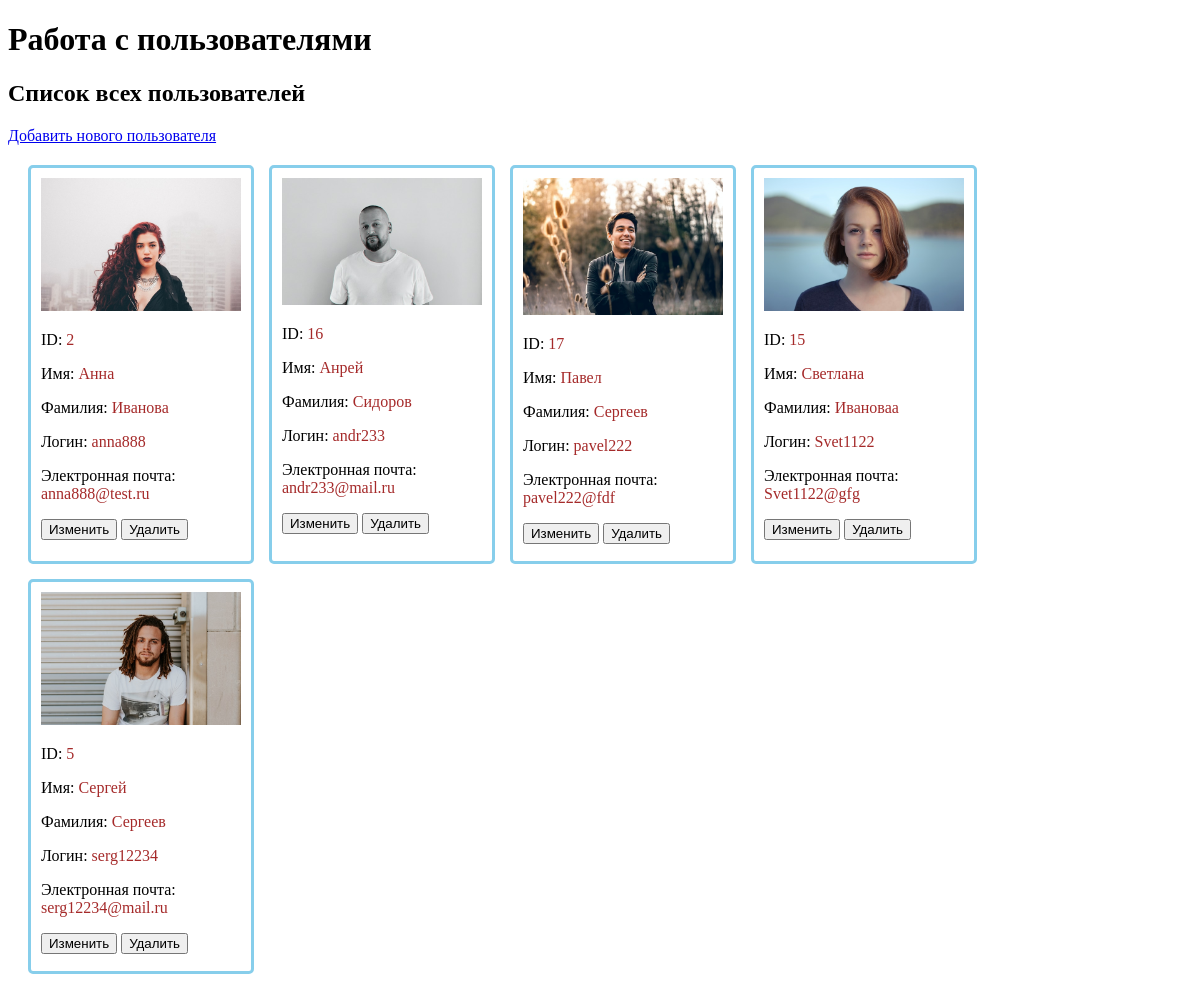
The page / on the database its author committed.
### tables this page shows
CREATE TABLE `users` (
  `id` int(11) NOT NULL,
  `first_name` varchar(255) NOT NULL,
  `last_name` varchar(255) NOT NULL,
  `login` varchar(255) NOT NULL,
  `email` varchar(255) NOT NULL,
  `password` varchar(255) NOT NULL,
  `avatar` text NOT NULL DEFAULT 'images/default.png',
  `gender` char(1) NOT NULL
);

### index.php (the view, shortened to what this page needs)
<?php
$pdo = DBConnect::getConnection();
?>
<!doctype html>
<html lang="en">
<head>
</head>
<body>
    <h1>Работа с пользователями</h1>
    <?php
		$query = "
		    CREATE TABLE IF NOT EXISTS users(
		        id INT NOT NULL AUTO_INCREMENT PRIMARY KEY,
		        first_name VARCHAR(255) NOT NULL,
		        last_name VARCHAR(255) NOT NULL,
		        login VARCHAR(255) NOT NULL,
		        email VARCHAR(255) NOT NULL,
		        password VARCHAR(255) NOT NULL
		    );
		";
		$pdo->exec($query);
		$query = "SELECT id, first_name, last_name, login, email, password, avatar
		            FROM users
		            ORDER BY first_name";
		$result = $pdo->query($query);
		echo "<h2>Список всех пользователей</h2>";
		echo "<a href='?add'>Добавить нового пользователя</a>";
		echo "<div class='container'>";
		while( $user = $result->fetch() ){
		    echo <<<_HTML_
                <div class="box">
                    <img src="$user[avatar]" alt="$user[first_name] $user[last_name]">
                    <p>ID: <span>$user[id]</span></p>
                    <p>Имя: <span>$user[first_name]</span></p>
                    <p>Фамилия: <span>$user[last_name]</span></p>
                    <p>Логин: <span>$user[login]</span></p>
                    <p>Электронная почта: <span>$user[email]</span></p>
                    <form action="" method="POST">
                        <input type="hidden" name="id" value="$user[id]">
                        <input type="submit" name="action" value="Изменить">
                        <input type="submit" name="action" value="Удалить">
                    </form>
                </div>
_HTML_;
        }
		echo "</div>";
    ?>
</body>
</html>

### index.php (style rules this page uses)
.container { margin: 20px; display: flex; gap: 15px; flex-wrap: wrap; }
.box { border: 3px solid skyblue; border-radius: 5px; padding: 10px; width: 200px; }
.box span { color: brown; }
.box img { width: 100%; }
input { margin-bottom: 7px; }

### rows shown on the page
users: avatar (picture), id "2", first_name "Анна", last_name "Иванова", login "anna888", email "anna888@test.ru"
users: avatar (picture), id "16", first_name "Анрей", last_name "Сидоров", login "andr233", email "andr233@mail.ru"
users: avatar (picture), id "17", first_name "Павел", last_name "Сергеев", login "pavel222", email "pavel222@fdf"
users: avatar (picture), id "15", first_name "Светлана", last_name "Ивановаа", login "Svet1122", email "Svet1122@gfg"
users: avatar (picture), id "5", first_name "Сергей", last_name "Сергеев", login "serg12234", email "serg12234@mail.ru"
